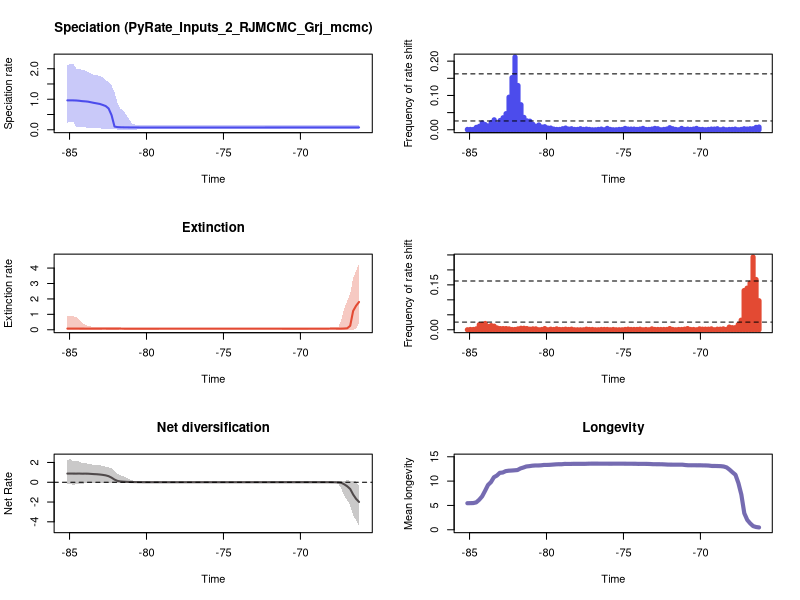

Recreate this plot in R.


pdf(file='./RTT_plots.pdf',width=10, height=15)
par(mfrow=c(3,2))
library(scales)

time=c(-66.19201517792709, -66.38341757261679,-66.57481996730647,-66.76622236199617,-66.95762475668585,-67.14902715137555,-67.34042954606525,-67.53183194075493,-67.72323433544463,-67.9146367301343,-68.10603912482401,-68.29744151951368,-68.48884391420339,-68.68024630889306,-68.87164870358276,-69.06305109827244,-69.25445349296214,-69.44585588765182,-69.63725828234152,-69.82866067703122,-70.0200630717209,-70.2114654664106,-70.40286786110028,-70.59427025578998,-70.78567265047965,-70.97707504516936,-71.16847743985903,-71.35987983454874,-71.55128222923841,-71.74268462392811,-71.93408701861779,-72.12548941330749,-72.3168918079972,-72.50829420268687,-72.69969659737657,-72.89109899206625,-73.08250138675595,-73.27390378144563,-73.46530617613533,-73.656708570825,-73.8481109655147,-74.03951336020438,-74.23091575489408,-74.42231814958376,-74.61372054427346,-74.80512293896317,-74.99652533365284,-75.18792772834254,-75.37933012303222,-75.57073251772192,-75.7621349124116,-75.9535373071013,-76.14493970179097,-76.33634209648068,-76.52774449117035,-76.71914688586006,-76.91054928054976,-77.10195167523943,-77.29335406992914,-77.48475646461881,-77.67615885930852,-77.86756125399819,-78.0589636486879,-78.25036604337757,-78.44176843806727,-78.63317083275695,-78.82457322744665,-79.01597562213632,-79.20737801682603,-79.39878041151573,-79.5901828062054,-79.78158520089511,-79.97298759558478,-80.16438999027449,-80.35579238496416,-80.54719477965386,-80.73859717434354,-80.92999956903324,-81.12140196372292,-81.31280435841262,-81.5042067531023,-81.695609147792,-81.8870115424817,-82.07841393717138,-82.26981633186108,-82.46121872655075,-82.65262112124046,-82.84402351593013,-83.03542591061984,-83.22682830530951,-83.41823069999921,-83.60963309468889,-83.80103548937859,-83.99243788406827,-84.18384027875797,-84.37524267344767,-84.56664506813735,-84.75804746282705,-84.94944985751673,-85.14085225220643)
rate=c(0.07742947687771373, 0.07704830876958862,0.07698278934274633,0.07686115935603569,0.07686115935603569,0.07686115935603569,0.07675548753907252,0.07675548753907252,0.07675548753907252,0.0768052069403197,0.0768052069403197,0.0768052069403197,0.0768052069403197,0.0768052069403197,0.0768052069403197,0.0768052069403197,0.0768052069403197,0.07686115935603569,0.0768052069403197,0.07675548753907252,0.07668315647921481,0.07668315647921481,0.07632732296774,0.07632732296774,0.07616035902059516,0.07616035902059516,0.07602876349514327,0.07565763768344155,0.07565763768344155,0.07565763768344155,0.07534635838106576,0.0752176553952078,0.07517136628746188,0.07509111581880848,0.07509111581880848,0.07509111581880848,0.07474834517902659,0.07467766153032135,0.07467766153032135,0.07467766153032135,0.07467766153032135,0.0746113799061208,0.0746113799061208,0.07449451118626763,0.07449451118626763,0.07421624587943033,0.07373373781005449,0.07388619808074362,0.07388619808074362,0.07388619808074362,0.07388619808074362,0.07388619808074362,0.07373373781005449,0.07373373781005449,0.07373373781005449,0.07363057609290674,0.07363057609290674,0.07363057609290674,0.07354355260585455,0.07354355260585455,0.07354355260585455,0.07354355260585455,0.07373373781005449,0.07373373781005449,0.07388619808074362,0.07388619808074362,0.07449451118626763,0.07449451118626763,0.0746113799061208,0.07449451118626763,0.07421624587943033,0.0746113799061208,0.0746113799061208,0.07467766153032135,0.07474834517902659,0.07541501207516009,0.07647029453499263,0.07668315647921481,0.07750359699821305,0.07858180369865225,0.07992761339543336,0.0818811874663603,0.08718772228616103,0.10529845148246456,0.47807745590361983,0.6966861448675876,0.7770516896045272,0.813416310125184,0.8455413288034554,0.8638962465148226,0.8809073341529664,0.9009769756114745,0.9208965335030552,0.9307507309574414,0.9375384415647581,0.9503392026232704,0.9587995002449269,0.9624175039945743,0.96279756043136,0.96279756043136)
minHPD=c(0.01918685538070362, 0.01918685538070362,0.014954081773999756,0.018311152897334797,0.01918685538070362,0.01918685538070362,0.020183826613063473,0.020183826613063473,0.020183826613063473,0.020183826613063473,0.020183826613063473,0.020183826613063473,0.020183826613063473,0.020183826613063473,0.020183826613063473,0.020183826613063473,0.020183826613063473,0.020183826613063473,0.020183826613063473,0.020183826613063473,0.01918547130046143,0.01918547130046143,0.021079765287607428,0.021079765287607428,0.021079765287607428,0.021079765287607428,0.022188289642918864,0.022188289642918864,0.022188289642918864,0.022188289642918864,0.022188289642918864,0.01918547130046143,0.01918547130046143,0.01918547130046143,0.01918547130046143,0.01918547130046143,0.01734787844460204,0.018311152897334797,0.01734787844460204,0.01734787844460204,0.01734787844460204,0.01734787844460204,0.01734787844460204,0.019017429709457977,0.019017429709457977,0.019017429709457977,0.016631940520124455,0.016631940520124455,0.01918547130046143,0.01918547130046143,0.01918547130046143,0.01918547130046143,0.01918547130046143,0.019017429709457977,0.019017429709457977,0.018311152897334797,0.018311152897334797,0.018311152897334797,0.018311152897334797,0.018311152897334797,0.019017429709457977,0.019017429709457977,0.01918547130046143,0.01918547130046143,0.019017429709457977,0.019017429709457977,0.019017429709457977,0.01918547130046143,0.019017429709457977,0.019017429709457977,0.019017429709457977,0.019017429709457977,0.015557512710635029,0.014384608677634414,0.012926101425037776,0.013814545951818495,0.0035481025264234973,0.0035481025264234973,0.0035481025264234973,0.0035481025264234973,0.0035481025264234973,0.0035481025264234973,0.006461869134131631,0.015557512710635029,0.02022158283827863,0.015557512710635029,0.015557512710635029,0.024773751350656563,0.051944621579578194,0.051944621579578194,0.051944621579578194,0.06000093129349355,0.064258349316345,0.08132909966389483,0.08132909966389483,0.08132909966389483,0.0884948011102493,0.2649857297900495,0.2649857297900495,0.2228220203697559)
maxHPD=c(0.16612035237139752, 0.15752810374118129,0.14898666374050012,0.14898666374050012,0.148629773616252,0.148629773616252,0.14736205927324933,0.14736205927324933,0.14736205927324933,0.14786230261776098,0.14736205927324933,0.14786230261776098,0.14786230261776098,0.14786230261776098,0.14786230261776098,0.14786230261776098,0.14786230261776098,0.14786230261776098,0.14786230261776098,0.14736205927324933,0.14678840822643607,0.14678840822643607,0.14786230261776098,0.14786230261776098,0.14736205927324933,0.14736205927324933,0.14786230261776098,0.14736205927324933,0.14736205927324933,0.14736205927324933,0.14736205927324933,0.1436581527139606,0.1436581527139606,0.1435322366231739,0.1435322366231739,0.1434716577880225,0.1401683321762577,0.1401683321762577,0.1401683321762577,0.1401683321762577,0.1401683321762577,0.1401683321762577,0.1401683321762577,0.1424707890167615,0.1424707890167615,0.14280832876339475,0.1401683321762577,0.1401683321762577,0.1435322366231739,0.1435322366231739,0.1435322366231739,0.1435322366231739,0.1435322366231739,0.1436581527139606,0.1436581527139606,0.1436581527139606,0.1436581527139606,0.1436581527139606,0.1436581527139606,0.1436581527139606,0.14487481436063995,0.14600731405983597,0.14626975356538138,0.14626975356538138,0.14626975356538138,0.14678840822643607,0.14626975356538138,0.14736205927324933,0.14736205927324933,0.14736205927324933,0.14736205927324933,0.14786230261776098,0.14786230261776098,0.14736205927324933,0.15031738928383923,0.1628735359020259,0.16907866219158582,0.20166903830369967,0.34001336062615856,0.500361114825472,0.621714308443984,0.6918014348173174,0.8889927721821682,1.2294095440636952,1.4483356164898151,1.5505561918201867,1.6378508283434436,1.7125630646941332,1.7588257852917564,1.7938658909263627,1.8020704238675882,1.837924988055813,1.9004808803947224,1.9426919415653239,1.9487753766376086,1.9975492047098895,2.007477312209619,2.166120776348135,2.166120776348135,2.118745060204207)
remove_na = !is.na(rate)
time = time[remove_na]
plot(time,time,type = 'n', ylim = c(0, 2.3827328539829487), xlim = c(-85.23655344955127,-66.09631398058225), ylab = 'Speciation rate', xlab = 'Time',main='Speciation (PyRate_Inputs_2_RJMCMC_Grj_mcmc)' )
polygon(c(time, rev(time)), c(maxHPD[remove_na], rev(minHPD[remove_na])), col = alpha('#4c4cec',0.3), border = NA)
lines(time,rate[remove_na], col = '#4c4cec', lwd=2)
mids=c(-66.19298185668816, -66.38631760889996,-66.57965336111178,-66.77298911332358,-66.9663248655354,-67.15966061774719,-67.35299636995902,-67.54633212217081,-67.73966787438263,-67.93300362659443,-68.12633937880625,-68.31967513101804,-68.51301088322987,-68.70634663544166,-68.89968238765348,-69.09301813986528,-69.28635389207707,-69.4796896442889,-69.67302539650069,-69.86636114871251,-70.05969690092431,-70.25303265313613,-70.44636840534793,-70.63970415755975,-70.83303990977154,-71.02637566198337,-71.21971141419516,-71.41304716640698,-71.60638291861878,-71.7997186708306,-71.9930544230424,-72.18639017525422,-72.37972592746601,-72.57306167967783,-72.76639743188963,-72.95973318410145,-73.15306893631325,-73.34640468852507,-73.53974044073686,-73.73307619294869,-73.92641194516048,-74.1197476973723,-74.3130834495841,-74.50641920179592,-74.69975495400772,-74.89309070621954,-75.08642645843133,-75.27976221064316,-75.47309796285495,-75.66643371506677,-75.85976946727857,-76.05310521949036,-76.24644097170219,-76.43977672391398,-76.6331124761258,-76.8264482283376,-77.01978398054942,-77.21311973276121,-77.40645548497304,-77.59979123718483,-77.79312698939665,-77.98646274160845,-78.17979849382027,-78.37313424603207,-78.56646999824389,-78.75980575045568,-78.9531415026675,-79.1464772548793,-79.33981300709112,-79.53314875930292,-79.72648451151474,-79.91982026372654,-80.11315601593836,-80.30649176815015,-80.49982752036198,-80.69316327257377,-80.88649902478559,-81.07983477699739,-81.27317052920921,-81.466506281421,-81.65984203363283,-81.85317778584462,-82.04651353805644,-82.23984929026824,-82.43318504248003,-82.62652079469186,-82.81985654690365,-83.01319229911547,-83.20652805132727,-83.39986380353909,-83.59319955575089,-83.78653530796271,-83.9798710601745,-84.17320681238633,-84.36654256459812,-84.55987831680994,-84.75321406902174,-84.94654982123356,-85.13988557344535)
counts=c(0.008, 0.007,0.003,0.003,0.002,0.003,0.001,0.0,0.002,0.001,0.001,0.0,0.002,0.0,0.003,0.002,0.002,0.001,0.0,0.001,0.001,0.004,0.002,0.001,0.002,0.001,0.004,0.0,0.001,0.003,0.006,0.002,0.001,0.0,0.003,0.004,0.002,0.001,0.001,0.004,0.002,0.001,0.002,0.002,0.002,0.004,0.001,0.001,0.0,0.0,0.001,0.004,0.0,0.002,0.001,0.0,0.0,0.001,0.002,0.001,0.003,0.001,0.001,0.003,0.002,0.005,0.003,0.001,0.001,0.002,0.005,0.005,0.009,0.008,0.014,0.01,0.016,0.025,0.026,0.036,0.073,0.129,0.212,0.152,0.095,0.047,0.035,0.027,0.015,0.029,0.021,0.011,0.015,0.02,0.01,0.007,0.001,0.001,0.001)
plot(mids,counts,type = 'h', xlim = c(-85.23655344955127,-66.09631398058225), ylim=c(0,0.212), ylab = 'Frequency of rate shift', xlab = 'Time',lwd=5,col='#4c4cec')
bf2 = 0.025660947749811074
bf6 = 0.16290245039753495
abline(h=bf2, lty=2)
abline(h=bf6, lty=2)

time=c(-66.19201517792709, -66.38341757261679,-66.57481996730647,-66.76622236199617,-66.95762475668585,-67.14902715137555,-67.34042954606525,-67.53183194075493,-67.72323433544463,-67.9146367301343,-68.10603912482401,-68.29744151951368,-68.48884391420339,-68.68024630889306,-68.87164870358276,-69.06305109827244,-69.25445349296214,-69.44585588765182,-69.63725828234152,-69.82866067703122,-70.0200630717209,-70.2114654664106,-70.40286786110028,-70.59427025578998,-70.78567265047965,-70.97707504516936,-71.16847743985903,-71.35987983454874,-71.55128222923841,-71.74268462392811,-71.93408701861779,-72.12548941330749,-72.3168918079972,-72.50829420268687,-72.69969659737657,-72.89109899206625,-73.08250138675595,-73.27390378144563,-73.46530617613533,-73.656708570825,-73.8481109655147,-74.03951336020438,-74.23091575489408,-74.42231814958376,-74.61372054427346,-74.80512293896317,-74.99652533365284,-75.18792772834254,-75.37933012303222,-75.57073251772192,-75.7621349124116,-75.9535373071013,-76.14493970179097,-76.33634209648068,-76.52774449117035,-76.71914688586006,-76.91054928054976,-77.10195167523943,-77.29335406992914,-77.48475646461881,-77.67615885930852,-77.86756125399819,-78.0589636486879,-78.25036604337757,-78.44176843806727,-78.63317083275695,-78.82457322744665,-79.01597562213632,-79.20737801682603,-79.39878041151573,-79.5901828062054,-79.78158520089511,-79.97298759558478,-80.16438999027449,-80.35579238496416,-80.54719477965386,-80.73859717434354,-80.92999956903324,-81.12140196372292,-81.31280435841262,-81.5042067531023,-81.695609147792,-81.8870115424817,-82.07841393717138,-82.26981633186108,-82.46121872655075,-82.65262112124046,-82.84402351593013,-83.03542591061984,-83.22682830530951,-83.41823069999921,-83.60963309468889,-83.80103548937859,-83.99243788406827,-84.18384027875797,-84.37524267344767,-84.56664506813735,-84.75804746282705,-84.94944985751673,-85.14085225220643)
rate=c(1.8013386694736027, 1.5565037305601153,1.2204614576019668,0.2566959134731248,0.09598939493867295,0.08210807043636925,0.07533612015051909,0.07425022088628709,0.0732737241585539,0.07299471333199821,0.07286884801486761,0.07281538047300128,0.07252552605285328,0.07269677319826834,0.07252552605285328,0.07235566944828242,0.07235566944828242,0.07212202738329179,0.07207054364068546,0.07203406582894828,0.07197658919861855,0.0719934104542144,0.07197658919861855,0.07197658919861855,0.07197658919861855,0.07189484218525921,0.07182011160075988,0.07182011160075988,0.07182011160075988,0.07182011160075988,0.0717992206439255,0.07172895663176412,0.07147615616742392,0.07136175891270782,0.07136175891270782,0.07136175891270782,0.07131163632297252,0.07115707281200688,0.07111890697485601,0.07111890697485601,0.07111890697485601,0.07115707281200688,0.07111890697485601,0.07111890697485601,0.07111890697485601,0.07111890697485601,0.07106148871753834,0.07106148871753834,0.07106148871753834,0.07106148871753834,0.07111890697485601,0.07111890697485601,0.07106148871753834,0.07106148871753834,0.07106148871753834,0.0709853656285658,0.0709853656285658,0.0709853656285658,0.0709853656285658,0.07106148871753834,0.07106148871753834,0.07106148871753834,0.07106148871753834,0.07106148871753834,0.07106148871753834,0.07106148871753834,0.07106148871753834,0.07115707281200688,0.07111890697485601,0.07115707281200688,0.07131163632297252,0.07136175891270782,0.07142166106720549,0.07142166106720549,0.0717992206439255,0.07182011160075988,0.07182011160075988,0.07187918817294604,0.0719630738560014,0.0719630738560014,0.07207054364068546,0.07251653001540657,0.07286884801486761,0.0728802702550112,0.0728802702550112,0.0728802702550112,0.07288405364753602,0.07299471333199821,0.07299471333199821,0.07311693480640112,0.07338652383971808,0.07431483724729676,0.07457260794038378,0.07497840332269165,0.0760627300236347,0.07653244268297751,0.07735440073307606,0.07771560389395672,0.07771560389395672,0.07771560389395672)
minHPD=c(0.46074601941685533, 0.02590448392284321,0.013762061970347492,0.013762061970347492,0.013762061970347492,0.012608676317648872,0.012608676317648872,0.013762061970347492,0.018530516704904278,0.017754854626213103,0.019459941407909173,0.012608676317648872,0.015065976707026862,0.015345889956995401,0.0161017910145234,0.012608676317648872,0.012608676317648872,0.015065976707026862,0.015345889956995401,0.015345889956995401,0.0161017910145234,0.0161017910145234,0.0161017910145234,0.0161017910145234,0.0161017910145234,0.01651638459534624,0.017754854626213103,0.017754854626213103,0.017754854626213103,0.017754854626213103,0.017754854626213103,0.017754854626213103,0.018530516704904278,0.018983280516468803,0.018969109665747684,0.018969109665747684,0.018969109665747684,0.018969109665747684,0.019459941407909173,0.018969109665747684,0.018969109665747684,0.018969109665747684,0.020211992738440647,0.020211992738440647,0.020211992738440647,0.020211992738440647,0.020211992738440647,0.020211992738440647,0.020211992738440647,0.020211992738440647,0.020211992738440647,0.020211992738440647,0.020211992738440647,0.020211992738440647,0.020211992738440647,0.020211992738440647,0.020211992738440647,0.020211992738440647,0.018969109665747684,0.018969109665747684,0.018969109665747684,0.018969109665747684,0.018969109665747684,0.018969109665747684,0.018969109665747684,0.018969109665747684,0.018969109665747684,0.017754854626213103,0.017754854626213103,0.01651638459534624,0.015345889956995401,0.015065976707026862,0.013762061970347492,0.013762061970347492,0.015065976707026862,0.013762061970347492,0.013762061970347492,0.013762061970347492,0.015345889956995401,0.015345889956995401,0.018969109665747684,0.018969109665747684,0.0161017910145234,0.015345889956995401,0.0161017910145234,0.015345889956995401,0.018530516704904278,0.018969109665747684,0.015345889956995401,0.013762061970347492,0.017754854626213103,0.015345889956995401,0.015345889956995401,0.015345889956995401,0.015345889956995401,0.015345889956995401,0.015345889956995401,0.015345889956995401,0.015345889956995401,0.015345889956995401)
maxHPD=c(4.286448405782893, 3.8320386876301873,3.3430876532592877,2.3424340088762086,1.866205053777006,1.380892046698536,0.6594736814631399,0.1768833709417114,0.15505918834431462,0.14970262164987944,0.1477118154097567,0.13325484260215323,0.13325484260215323,0.13325484260215323,0.13325484260215323,0.12925386407605224,0.12925386407605224,0.1274261635725913,0.1274261635725913,0.1274261635725913,0.1274261635725913,0.1274261635725913,0.1274261635725913,0.1274261635725913,0.1274261635725913,0.1274261635725913,0.1274261635725913,0.1274261635725913,0.1274261635725913,0.1274261635725913,0.1274261635725913,0.1274261635725913,0.1274261635725913,0.1274261635725913,0.1274261635725913,0.1274261635725913,0.1274261635725913,0.1271623502980249,0.1274261635725913,0.12702997791647097,0.12702997791647097,0.12702997791647097,0.1274261635725913,0.1274261635725913,0.1274261635725913,0.1274261635725913,0.1274261635725913,0.1274261635725913,0.1274261635725913,0.1274261635725913,0.1274261635725913,0.1274261635725913,0.1274261635725913,0.1274261635725913,0.1274261635725913,0.1274261635725913,0.1274261635725913,0.1274261635725913,0.12702997791647097,0.1271623502980249,0.1271623502980249,0.1271623502980249,0.1271623502980249,0.1271623502980249,0.1274261635725913,0.1274261635725913,0.1274261635725913,0.1274261635725913,0.1274261635725913,0.1274261635725913,0.1274261635725913,0.1274261635725913,0.1274261635725913,0.1274261635725913,0.1274261635725913,0.1274261635725913,0.1274261635725913,0.13042856311136866,0.13325484260215323,0.13609272999161717,0.14617220162233083,0.1476843263328605,0.1477118154097567,0.1477118154097567,0.14970262164987944,0.14970262164987944,0.15579907072146731,0.15786225327634648,0.15674775496313906,0.16362290836266702,0.1773272462908284,0.20939875521524604,0.26220338878457417,0.34279829397350026,0.4300931518419268,0.6658265480453116,0.8433585043698641,0.8695100821112016,0.8695100821112016,0.8695100821112016)
remove_na = !is.na(rate)
time = time[remove_na]
plot(time,time,type = 'n', ylim = c(0, 4.7150932463611825), xlim = c(-85.23655344955127,-66.09631398058225), ylab = 'Extinction rate', xlab = 'Time',main='Extinction' )
polygon(c(time, rev(time)), c(maxHPD[remove_na], rev(minHPD[remove_na])), col = alpha('#e34a33',0.3), border = NA)
lines(time,rate[remove_na], col = '#e34a33', lwd=2)
mids=c(-66.19298185668816, -66.38631760889996,-66.57965336111178,-66.77298911332358,-66.9663248655354,-67.15966061774719,-67.35299636995902,-67.54633212217081,-67.73966787438263,-67.93300362659443,-68.12633937880625,-68.31967513101804,-68.51301088322987,-68.70634663544166,-68.89968238765348,-69.09301813986528,-69.28635389207707,-69.4796896442889,-69.67302539650069,-69.86636114871251,-70.05969690092431,-70.25303265313613,-70.44636840534793,-70.63970415755975,-70.83303990977154,-71.02637566198337,-71.21971141419516,-71.41304716640698,-71.60638291861878,-71.7997186708306,-71.9930544230424,-72.18639017525422,-72.37972592746601,-72.57306167967783,-72.76639743188963,-72.95973318410145,-73.15306893631325,-73.34640468852507,-73.53974044073686,-73.73307619294869,-73.92641194516048,-74.1197476973723,-74.3130834495841,-74.50641920179592,-74.69975495400772,-74.89309070621954,-75.08642645843133,-75.27976221064316,-75.47309796285495,-75.66643371506677,-75.85976946727857,-76.05310521949036,-76.24644097170219,-76.43977672391398,-76.6331124761258,-76.8264482283376,-77.01978398054942,-77.21311973276121,-77.40645548497304,-77.59979123718483,-77.79312698939665,-77.98646274160845,-78.17979849382027,-78.37313424603207,-78.56646999824389,-78.75980575045568,-78.9531415026675,-79.1464772548793,-79.33981300709112,-79.53314875930292,-79.72648451151474,-79.91982026372654,-80.11315601593836,-80.30649176815015,-80.49982752036198,-80.69316327257377,-80.88649902478559,-81.07983477699739,-81.27317052920921,-81.466506281421,-81.65984203363283,-81.85317778584462,-82.04651353805644,-82.23984929026824,-82.43318504248003,-82.62652079469186,-82.81985654690365,-83.01319229911547,-83.20652805132727,-83.39986380353909,-83.59319955575089,-83.78653530796271,-83.9798710601745,-84.17320681238633,-84.36654256459812,-84.55987831680994,-84.75321406902174,-84.94654982123356,-85.13988557344535)
counts=c(0.097, 0.168,0.243,0.156,0.139,0.131,0.032,0.017,0.007,0.007,0.009,0.001,0.003,0.002,0.002,0.0,0.003,0.002,0.002,0.002,0.003,0.0,0.001,0.001,0.004,0.002,0.001,0.001,0.0,0.001,0.004,0.001,0.001,0.001,0.001,0.001,0.003,0.0,0.001,0.0,0.002,0.001,0.001,0.001,0.002,0.001,0.0,0.0,0.0,0.001,0.0,0.001,0.001,0.001,0.0,0.0,0.001,0.001,0.002,0.0,0.0,0.0,0.0,0.002,0.001,0.002,0.001,0.001,0.003,0.001,0.002,0.0,0.004,0.001,0.0,0.003,0.003,0.002,0.004,0.005,0.005,0.003,0.001,0.001,0.003,0.004,0.004,0.004,0.006,0.012,0.014,0.011,0.021,0.018,0.017,0.003,0.001,0.001,0.0)
plot(mids,counts,type = 'h', xlim = c(-85.23655344955127,-66.09631398058225), ylim=c(0,0.243), ylab = 'Frequency of rate shift', xlab = 'Time',lwd=5,col='#e34a33')
abline(h=bf2, lty=2)
abline(h=bf6, lty=2)
#Net Diversification Rate
time=c(-66.19201517792709, -66.38341757261679,-66.57481996730647,-66.76622236199617,-66.95762475668585,-67.14902715137555,-67.34042954606525,-67.53183194075493,-67.72323433544463,-67.9146367301343,-68.10603912482401,-68.29744151951368,-68.48884391420339,-68.68024630889306,-68.87164870358276,-69.06305109827244,-69.25445349296214,-69.44585588765182,-69.63725828234152,-69.82866067703122,-70.0200630717209,-70.2114654664106,-70.40286786110028,-70.59427025578998,-70.78567265047965,-70.97707504516936,-71.16847743985903,-71.35987983454874,-71.55128222923841,-71.74268462392811,-71.93408701861779,-72.12548941330749,-72.3168918079972,-72.50829420268687,-72.69969659737657,-72.89109899206625,-73.08250138675595,-73.27390378144563,-73.46530617613533,-73.656708570825,-73.8481109655147,-74.03951336020438,-74.23091575489408,-74.42231814958376,-74.61372054427346,-74.80512293896317,-74.99652533365284,-75.18792772834254,-75.37933012303222,-75.57073251772192,-75.7621349124116,-75.9535373071013,-76.14493970179097,-76.33634209648068,-76.52774449117035,-76.71914688586006,-76.91054928054976,-77.10195167523943,-77.29335406992914,-77.48475646461881,-77.67615885930852,-77.86756125399819,-78.0589636486879,-78.25036604337757,-78.44176843806727,-78.63317083275695,-78.82457322744665,-79.01597562213632,-79.20737801682603,-79.39878041151573,-79.5901828062054,-79.78158520089511,-79.97298759558478,-80.16438999027449,-80.35579238496416,-80.54719477965386,-80.73859717434354,-80.92999956903324,-81.12140196372292,-81.31280435841262,-81.5042067531023,-81.695609147792,-81.8870115424817,-82.07841393717138,-82.26981633186108,-82.46121872655075,-82.65262112124046,-82.84402351593013,-83.03542591061984,-83.22682830530951,-83.41823069999921,-83.60963309468889,-83.80103548937859,-83.99243788406827,-84.18384027875797,-84.37524267344767,-84.56664506813735,-84.75804746282705,-84.94944985751673,-85.14085225220643)
net_rate=c(-1.991661797216019, -1.6808066007362699,-1.2392970422152396,-0.6771643291801428,-0.41231583755625867,-0.21195009341430107,-0.056810465682651856,-0.02252368736900038,-0.006765093833144397,-0.002849975751379025,0.0005967309381520239,0.003593123714207158,0.004720945707614944,0.005221986669999463,0.005345725757056969,0.005433346437655572,0.005399570963046373,0.005911154366565181,0.006029440952723827,0.005875638995829058,0.0059053116878344455,0.005846335928564892,0.005571353365577259,0.005494253237936747,0.0053371373671209,0.0056215043928888086,0.005807570715395299,0.005085685579801559,0.005085685579801559,0.005083217147141103,0.0047241729505575775,0.003923581895019627,0.003880292016923909,0.0038567746105432127,0.003891656570518861,0.0038101354494295293,0.003473664978926333,0.003353864825807982,0.003551056967214849,0.0035978675854721554,0.0035917585356145813,0.003489342756708446,0.003638971645562594,0.0037224242950160964,0.0037359786655463637,0.003723842951932652,0.0035893808432948984,0.003615130592796646,0.003563591094091129,0.003572282206372756,0.00356194631509871,0.00356194631509871,0.0035558191860640743,0.0035939509821250105,0.003578615999704089,0.0034988673020093512,0.0034988673020093512,0.0034988673020093512,0.0033729901225965854,0.003222461221984886,0.003461308682342089,0.0035505603478544587,0.0037442789656241824,0.0037442789656241824,0.003728441705140129,0.0036557418134074956,0.0038759050416907717,0.0038921247790554055,0.004238819011961183,0.003985691907361958,0.003652588377745396,0.0037479421915052337,0.0043628195493769905,0.004910382486406871,0.006989920023678341,0.011477498093815292,0.017315379625221648,0.021618199491533433,0.029550064467703967,0.042782427058072954,0.058841991015508625,0.08180264868437662,0.13724196957619858,0.2702447022397564,0.46439037444552483,0.613192871558756,0.6975326698499148,0.7461226235734835,0.7839623701261028,0.8094308115245771,0.8236426229457849,0.8452499000251533,0.8665289289019189,0.8702711952824355,0.8664812444549779,0.8790013597762752,0.8732580650320894,0.875451020845471,0.877427530322909,0.8775142499426195)
net_minHPD=c(-4.368557349593704, -3.8341561567490907,-3.349030776213209,-2.3580311890686976,-1.8065888887338133,-1.3913267507246334,-0.6758857900246018,-0.15116627654062142,-0.10022616153725628,-0.10022616153725628,-0.1076199072573833,-0.10022616153725628,-0.09442651865751778,-0.09442651865751778,-0.09442651865751778,-0.09539227177033408,-0.09006020710283724,-0.09006020710283724,-0.08712443572300063,-0.08712443572300063,-0.08712443572300063,-0.08712443572300063,-0.08712443572300063,-0.08531022184095055,-0.08311884645724454,-0.08712443572300063,-0.08531022184095055,-0.07899554875537419,-0.07899554875537419,-0.07899554875537419,-0.07899554875537419,-0.07899554875537419,-0.07899554875537419,-0.07899554875537419,-0.07899554875537419,-0.07688208366914646,-0.07899554875537419,-0.07546453336413075,-0.07546453336413075,-0.07546453336413075,-0.07546453336413075,-0.07546453336413075,-0.07546453336413075,-0.07546453336413075,-0.07546453336413075,-0.07546453336413075,-0.07546453336413075,-0.07546453336413075,-0.07546453336413075,-0.07546453336413075,-0.07546453336413075,-0.07546453336413075,-0.07688208366914646,-0.07899554875537419,-0.07899554875537419,-0.07899554875537419,-0.07899554875537419,-0.07899554875537419,-0.07899554875537419,-0.07899554875537419,-0.08311884645724454,-0.07899554875537419,-0.08712443572300063,-0.08712443572300063,-0.08796875222542574,-0.08796875222542574,-0.08796875222542574,-0.09006020710283724,-0.09006020710283724,-0.09006020710283724,-0.09006020710283724,-0.09442651865751778,-0.09539227177033408,-0.09539227177033408,-0.10102646449863137,-0.09539227177033408,-0.1076199072573833,-0.1192974138404384,-0.1192974138404384,-0.1076199072573833,-0.1076199072573833,-0.1076199072573833,-0.1192974138404384,-0.1192974138404384,-0.11364811145329409,-0.07816966597442959,-0.07816966597442959,-0.08712443572300063,-0.05329424790906392,-0.05329424790906392,-0.05329424790906392,-0.0370876257573827,-0.021972373405452897,-0.06003869745608048,-0.19814974510624817,-0.19814974510624817,-0.19814974510624817,-0.3065491619840349,-0.1304434135510667,-0.1893845742449639)
net_maxHPD=c(-0.40747646259416365, 0.08003172187148411,0.12837895794722676,0.13519941143287229,0.22007699139193238,0.13519941143287229,0.13519941143287229,0.13519941143287229,0.12513773936932246,0.11569452706911881,0.0917099727550609,0.09005630316675095,0.0917099727550609,0.09123066223345075,0.09123066223345075,0.09005630316675095,0.09411997801238373,0.09005630316675095,0.0917099727550609,0.09123066223345075,0.09123066223345075,0.09123066223345075,0.09005630316675095,0.0917099727550609,0.0917099727550609,0.09123066223345075,0.0917099727550609,0.09411997801238373,0.09411997801238373,0.09411997801238373,0.09411997801238373,0.09411997801238373,0.09411997801238373,0.09123066223345075,0.09123066223345075,0.0917099727550609,0.0890604871605746,0.08967520523425572,0.08967520523425572,0.08967520523425572,0.08967520523425572,0.08967520523425572,0.0890604871605746,0.08967520523425572,0.08967520523425572,0.08967520523425572,0.08967520523425572,0.08967520523425572,0.08967520523425572,0.08967520523425572,0.08967520523425572,0.08967520523425572,0.08967520523425572,0.08967520523425572,0.08967520523425572,0.08967520523425572,0.08967520523425572,0.08967520523425572,0.0917099727550609,0.0917099727550609,0.08967520523425572,0.09626874369074635,0.0890604871605746,0.0890604871605746,0.08967520523425572,0.08967520523425572,0.08967520523425572,0.0890604871605746,0.08967520523425572,0.08967520523425572,0.0917099727550609,0.0890604871605746,0.08967520523425572,0.0917099727550609,0.09440756748224499,0.11779449882303619,0.1273646721485785,0.18542802065667707,0.31149123787715766,0.4837408238763639,0.5995491722993019,0.6961541589486661,0.883815822192553,1.1654389229739777,1.3908932781794348,1.5047770254565194,1.5813280785594892,1.6530731028121606,1.713248706771865,1.737170856989389,1.7693075357713428,1.8246426894867782,1.8754887543800953,1.9261137733978992,1.9261137733978992,2.075480852127178,2.1935678342289795,2.121819341637235,2.318732561051608,2.2639915393301258)
remove_na = !is.na(net_rate)
time = time[remove_na]
plot(time,time,type = 'n', ylim = c(-4.805413084553075, 2.550605817156769), xlim = c(-85.23655344955127,-66.09631398058225), ylab = 'Net Rate', xlab = 'Time',lwd=2, main='Net diversification', col= '#504A4B' )
polygon(c(time, rev(time)), c(net_maxHPD[remove_na], rev(net_minHPD[remove_na])), col = alpha('#504A4B',0.3), border = NA)
lines(time,net_rate[remove_na], col = '#504A4B', lwd=2)
abline(h=0,lty=2)


time=c(-66.19201517792709, -66.38341757261679,-66.57481996730647,-66.76622236199617,-66.95762475668585,-67.14902715137555,-67.34042954606525,-67.53183194075493,-67.72323433544463,-67.9146367301343,-68.10603912482401,-68.29744151951368,-68.48884391420339,-68.68024630889306,-68.87164870358276,-69.06305109827244,-69.25445349296214,-69.44585588765182,-69.63725828234152,-69.82866067703122,-70.0200630717209,-70.2114654664106,-70.40286786110028,-70.59427025578998,-70.78567265047965,-70.97707504516936,-71.16847743985903,-71.35987983454874,-71.55128222923841,-71.74268462392811,-71.93408701861779,-72.12548941330749,-72.3168918079972,-72.50829420268687,-72.69969659737657,-72.89109899206625,-73.08250138675595,-73.27390378144563,-73.46530617613533,-73.656708570825,-73.8481109655147,-74.03951336020438,-74.23091575489408,-74.42231814958376,-74.61372054427346,-74.80512293896317,-74.99652533365284,-75.18792772834254,-75.37933012303222,-75.57073251772192,-75.7621349124116,-75.9535373071013,-76.14493970179097,-76.33634209648068,-76.52774449117035,-76.71914688586006,-76.91054928054976,-77.10195167523943,-77.29335406992914,-77.48475646461881,-77.67615885930852,-77.86756125399819,-78.0589636486879,-78.25036604337757,-78.44176843806727,-78.63317083275695,-78.82457322744665,-79.01597562213632,-79.20737801682603,-79.39878041151573,-79.5901828062054,-79.78158520089511,-79.97298759558478,-80.16438999027449,-80.35579238496416,-80.54719477965386,-80.73859717434354,-80.92999956903324,-81.12140196372292,-81.31280435841262,-81.5042067531023,-81.695609147792,-81.8870115424817,-82.07841393717138,-82.26981633186108,-82.46121872655075,-82.65262112124046,-82.84402351593013,-83.03542591061984,-83.22682830530951,-83.41823069999921,-83.60963309468889,-83.80103548937859,-83.99243788406827,-84.18384027875797,-84.37524267344767,-84.56664506813735,-84.75804746282705,-84.94944985751673,-85.14085225220643)
rate=c(0.4792719119666164, 0.565187454173487,0.7543078812927672,1.3110418406204034,2.0206852546665743,3.3946310282193166,7.2205068437383355,9.593748731324862,11.302506764100992,11.802835591046945,12.353646751225318,12.812778833933235,13.000645094850691,13.071390531515014,13.09256699836183,13.109488626578953,13.109488626578953,13.187799372900084,13.219032847431174,13.226889437965012,13.249700482584402,13.242370518535886,13.25676416638421,13.249839453051615,13.25098155659439,13.299345445146496,13.374294132304223,13.376536178559913,13.376536178559913,13.376094512241352,13.384527087984706,13.393350512716875,13.42912180946008,13.458631412121788,13.464952715173116,13.468295760113667,13.473992730846732,13.513018197134187,13.533011256131351,13.541589699153693,13.541589699153693,13.53547977055836,13.562157593030486,13.565112040097988,13.565112040097988,13.571166558344192,13.579990879127422,13.579990879127422,13.579990879127422,13.579990879127422,13.578085041334191,13.578085041334191,13.581030172298057,13.583762792044658,13.583762792044658,13.587054818159327,13.587054818159327,13.587054818159327,13.574030067654542,13.548632504994016,13.548632504994016,13.548632504994016,13.548632504994016,13.548632504994016,13.527585103846773,13.529249376708156,13.532222494423353,13.463938813789632,13.469702330663308,13.440881094844833,13.391969262314861,13.3451298735985,13.320437004001347,13.320437004001347,13.24286240012257,13.210043462525716,13.210043462525716,13.163417574118569,13.071167288160538,13.005476731771006,12.784826449112348,12.59914166577218,12.271729129421056,12.218365650271442,12.169652881352816,12.134349593022844,12.046805546700586,11.759932025900508,11.696644691448217,11.135348678273292,10.791809833314472,9.785240022533298,9.202545884684291,7.99309383744016,6.856338192502339,6.160440514640433,5.627067689277657,5.4867190961396615,5.472614993470453,5.45478220594599)
minHPD=c(0.4792719119666164, 0.565187454173487,0.7543078812927672,1.3110418406204034,2.0206852546665743,3.3946310282193166,7.2205068437383355,9.593748731324862,11.302506764100992,11.802835591046945,12.353646751225318,12.812778833933235,13.000645094850691,13.071390531515014,13.09256699836183,13.109488626578953,13.109488626578953,13.187799372900084,13.219032847431174,13.226889437965012,13.249700482584402,13.242370518535886,13.25676416638421,13.249839453051615,13.25098155659439,13.299345445146496,13.374294132304223,13.376536178559913,13.376536178559913,13.376094512241352,13.384527087984706,13.393350512716875,13.42912180946008,13.458631412121788,13.464952715173116,13.468295760113667,13.473992730846732,13.513018197134187,13.533011256131351,13.541589699153693,13.541589699153693,13.53547977055836,13.562157593030486,13.565112040097988,13.565112040097988,13.571166558344192,13.579990879127422,13.579990879127422,13.579990879127422,13.579990879127422,13.578085041334191,13.578085041334191,13.581030172298057,13.583762792044658,13.583762792044658,13.587054818159327,13.587054818159327,13.587054818159327,13.574030067654542,13.548632504994016,13.548632504994016,13.548632504994016,13.548632504994016,13.548632504994016,13.527585103846773,13.529249376708156,13.532222494423353,13.463938813789632,13.469702330663308,13.440881094844833,13.391969262314861,13.3451298735985,13.320437004001347,13.320437004001347,13.24286240012257,13.210043462525716,13.210043462525716,13.163417574118569,13.071167288160538,13.005476731771006,12.784826449112348,12.59914166577218,12.271729129421056,12.218365650271442,12.169652881352816,12.134349593022844,12.046805546700586,11.759932025900508,11.696644691448217,11.135348678273292,10.791809833314472,9.785240022533298,9.202545884684291,7.99309383744016,6.856338192502339,6.160440514640433,5.627067689277657,5.4867190961396615,5.472614993470453,5.45478220594599)
maxHPD=c(0.4792719119666164, 0.565187454173487,0.7543078812927672,1.3110418406204034,2.0206852546665743,3.3946310282193166,7.2205068437383355,9.593748731324862,11.302506764100992,11.802835591046945,12.353646751225318,12.812778833933235,13.000645094850691,13.071390531515014,13.09256699836183,13.109488626578953,13.109488626578953,13.187799372900084,13.219032847431174,13.226889437965012,13.249700482584402,13.242370518535886,13.25676416638421,13.249839453051615,13.25098155659439,13.299345445146496,13.374294132304223,13.376536178559913,13.376536178559913,13.376094512241352,13.384527087984706,13.393350512716875,13.42912180946008,13.458631412121788,13.464952715173116,13.468295760113667,13.473992730846732,13.513018197134187,13.533011256131351,13.541589699153693,13.541589699153693,13.53547977055836,13.562157593030486,13.565112040097988,13.565112040097988,13.571166558344192,13.579990879127422,13.579990879127422,13.579990879127422,13.579990879127422,13.578085041334191,13.578085041334191,13.581030172298057,13.583762792044658,13.583762792044658,13.587054818159327,13.587054818159327,13.587054818159327,13.574030067654542,13.548632504994016,13.548632504994016,13.548632504994016,13.548632504994016,13.548632504994016,13.527585103846773,13.529249376708156,13.532222494423353,13.463938813789632,13.469702330663308,13.440881094844833,13.391969262314861,13.3451298735985,13.320437004001347,13.320437004001347,13.24286240012257,13.210043462525716,13.210043462525716,13.163417574118569,13.071167288160538,13.005476731771006,12.784826449112348,12.59914166577218,12.271729129421056,12.218365650271442,12.169652881352816,12.134349593022844,12.046805546700586,11.759932025900508,11.696644691448217,11.135348678273292,10.791809833314472,9.785240022533298,9.202545884684291,7.99309383744016,6.856338192502339,6.160440514640433,5.627067689277657,5.4867190961396615,5.472614993470453,5.45478220594599)
remove_na = !is.na(rate)
time = time[remove_na]
plot(time,time,type = 'n', ylim = c(0, 14.94576029997526), xlim = c(-85.23655344955127,-66.09631398058225), ylab = 'Mean longevity', xlab = 'Time',main='Longevity' )
polygon(c(time, rev(time)), c(maxHPD[remove_na], rev(minHPD[remove_na])), col = alpha('#756bb1',0.3), border = NA)
lines(time,rate[remove_na], col = '#756bb1', lwd=4)

n <- dev.off()
